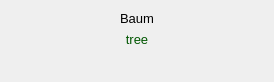
<?xml version="1.0" encoding="UTF-8"?>
<ui version="4.0">
 <class>FlashCardPracticeWidget</class>
 <widget class="QWidget" name="FlashCardPracticeWidget">
  <property name="geometry">
   <rect>
    <x>0</x>
    <y>0</y>
    <width>274</width>
    <height>82</height>
   </rect>
  </property>
  <property name="windowTitle">
   <string>Form</string>
  </property>
  <layout class="QVBoxLayout" name="verticalLayout">
   <item>
    <widget class="QLabel" name="questionLabel">
     <property name="font">
      <font>
       <pointsize>10</pointsize>
      </font>
     </property>
     <property name="text">
      <string>Baum</string>
     </property>
     <property name="alignment">
      <set>Qt::AlignCenter</set>
     </property>
     <property name="wordWrap">
      <bool>true</bool>
     </property>
    </widget>
   </item>
   <item>
    <widget class="QLabel" name="solutionLabel">
     <property name="palette">
      <palette>
       <active>
        <colorrole role="WindowText">
         <brush brushstyle="SolidPattern">
          <color alpha="255">
           <red>0</red>
           <green>85</green>
           <blue>0</blue>
          </color>
         </brush>
        </colorrole>
        <colorrole role="Text">
         <brush brushstyle="SolidPattern">
          <color alpha="255">
           <red>0</red>
           <green>170</green>
           <blue>0</blue>
          </color>
         </brush>
        </colorrole>
       </active>
       <inactive>
        <colorrole role="WindowText">
         <brush brushstyle="SolidPattern">
          <color alpha="255">
           <red>0</red>
           <green>85</green>
           <blue>0</blue>
          </color>
         </brush>
        </colorrole>
        <colorrole role="Text">
         <brush brushstyle="SolidPattern">
          <color alpha="255">
           <red>0</red>
           <green>170</green>
           <blue>0</blue>
          </color>
         </brush>
        </colorrole>
       </inactive>
       <disabled>
        <colorrole role="WindowText">
         <brush brushstyle="SolidPattern">
          <color alpha="255">
           <red>126</red>
           <green>125</green>
           <blue>124</blue>
          </color>
         </brush>
        </colorrole>
        <colorrole role="Text">
         <brush brushstyle="SolidPattern">
          <color alpha="255">
           <red>126</red>
           <green>125</green>
           <blue>124</blue>
          </color>
         </brush>
        </colorrole>
       </disabled>
      </palette>
     </property>
     <property name="font">
      <font>
       <pointsize>10</pointsize>
      </font>
     </property>
     <property name="text">
      <string>tree</string>
     </property>
     <property name="alignment">
      <set>Qt::AlignCenter</set>
     </property>
     <property name="wordWrap">
      <bool>true</bool>
     </property>
    </widget>
   </item>
   <item>
    <spacer name="verticalSpacer">
     <property name="orientation">
      <enum>Qt::Vertical</enum>
     </property>
     <property name="sizeHint" stdset="0">
      <size>
       <width>20</width>
       <height>40</height>
      </size>
     </property>
    </spacer>
   </item>
  </layout>
 </widget>
 <resources/>
 <connections/>
</ui>
